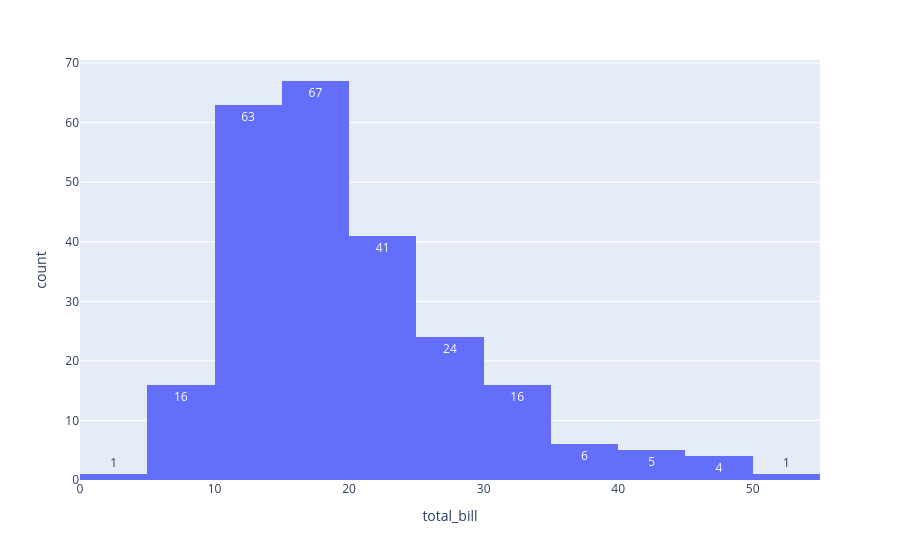

Notebook source saved alongside this figure:
### Code cell
# Plotly, как уже было сказано, позволяет построить интерактивную гистограмму
# параметр text_auto = True выводит количество наблюдений в каждом интервале
px.histogram(tips, x="total_bill", nbins=10, text_auto=True)

### Figure 1 — Plotly figure (JSON) as saved in the notebook; plotly's stock layout.template omitted (floating-point values rounded to 4 significant figures; data arrays with more than 128 entries replaced by an {"elided": "..."} marker saying what was removed)
{"data": [{"alignmentgroup": "True", "bingroup": "x", "hovertemplate": "total_bill=%{x}<br>count=%{y}<extra></extra>", "legendgroup": "", "marker": {"color": "#636efa", "pattern": {"shape": ""}}, "name": "", "nbinsx": 10, "offsetgroup": "", "orientation": "v", "showlegend": false, "texttemplate": "%{value}", "type": "histogram", "x": {"elided": "244 float values"}, "xaxis": "x", "yaxis": "y"}], "layout": {"barmode": "relative", "legend": {"tracegroupgap": 0}, "margin": {"t": 60}, "xaxis": {"anchor": "y", "domain": [0, 1], "title": {"text": "total_bill"}}, "yaxis": {"anchor": "x", "domain": [0, 1], "title": {"text": "count"}}}}
